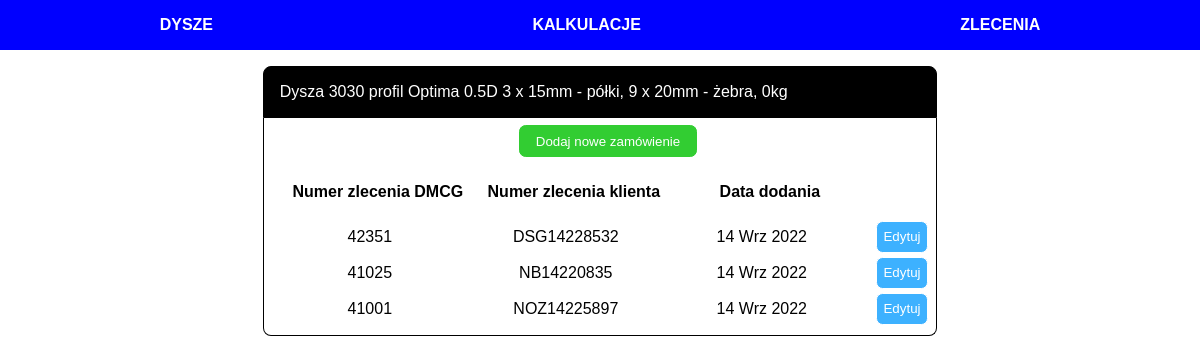
The page /nozzle/1/orders on the database as committed earlier.
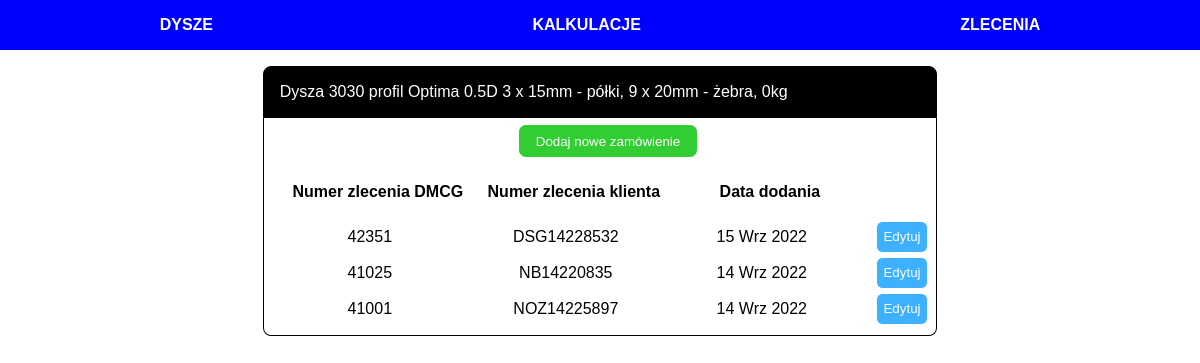
The same page on the database as committed later.
### calculator/models.py (models this page shows, shortened)
class Order(models.Model):
    nozzle = models.ForeignKey(Nozzle, on_delete=models.CASCADE)
    date_created = models.DateTimeField(auto_now_add=True)
    order_dmcg_number = models.CharField(max_length=32, blank=False, null=False)
    order_client_number = models.CharField(max_length=32, blank=False, null=False)

### calculator/views.py (the view)
# urls.py: path('nozzle/<int:nozzle_id>/orders', nozzle_orders_view, name='nozzle_orders'),
def nozzle_orders_view(request, nozzle_id):
    nozzle = Nozzle.objects.get(id=nozzle_id)
    orders = nozzle.order_set.order_by('-date_created')
    ratio = round((nozzle.profile_height / nozzle.diameter), 1)
    context = {'nozzle': nozzle,
               'orders': orders,
               'ratio': ratio,
               }
    template = 'calculator/nozzle-orders.html'
    return render(request, template, context)

### calculator/templates/calculator/nozzle-orders.html
{% extends 'calculator/base.html' %}
{% block content %}
<div class="content-main">
  <div class="item-box single-column">
    <div class="item-header-box">
      <p>Dysza {{ nozzle.diameter }}
       profil {{ nozzle.profile }}
      {{ ratio }}D {{ type_name }}
      {{ nozzle.segments_quantity}} x {{ nozzle.segments_thickness}}mm - półki,
      {{ nozzle.ribs_quantity}} x {{ nozzle.ribs_thickness}}mm - żebra,
      {{ nozzle.theoretical_weight }}kg</p>
    </div>
    <div class="item-details">
      <div class="item-details-box" style="justify-content: center">
        <a href="{% url 'calculator:add_nozzle_order' nozzle.id %}"><button class="add-btn">Dodaj nowe zamówienie</button></a>
      </div>
      <div class="item-details-box" style="justify-content: center">
        <table>
          <tr>
            <th><p class="item-detail-name">Numer zlecenia DMCG</p></th>
            <th><p class="item-detail-name">Numer zlecenia klienta</p></th>
            <th><p class="item-detail-name">Data dodania</p></th>
            <th></th>
          </tr>
          {% for order in orders %}
          <tr>
            <td><p class="item-detail-value">{{ order.order_dmcg_number }}</p></td>
            <td><p class="item-detail-value">{{ order.order_client_number }}</p></td>
            <td>
              {% load i18n %}
            {% language 'pl' %}
            <p class="item-detail-value">{{ order.date_created|date:"d M Y" }}</p>
            {% endlanguage %}
            </td>
            <td><button class="edit-btn">Edytuj</button></td>
            {% empty %}
          <td colspan="3" style="color: red;"><p>Brak powiązanych zamówień</p></td>
          </tr>
          {% endfor %}
        </table>
      </div>
    </div>
  </div>
</div>
{% endblock content %}

Rows that differ between the two databases and show on the page:
removed Order: order_dmcg_number "42351", order_client_number "DSG14228532", date_created "14 Wrz 2022"
added Order: order_dmcg_number "42351", order_client_number "DSG14228532", date_created "15 Wrz 2022"
